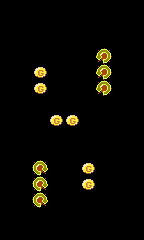

The image is a tile-based game level rendered from a .tmx file. Its description and complete source (layers, tilesets, objects, tile grids) follow:
An orthogonal 9x15 tile map with 16x16 px tiles, 1 tile layer (map).

<map version="1.0" orientation="orthogonal" renderorder="right-down" width="9" height="15" tilewidth="16" tileheight="16" nextobjectid="1">
 <tileset firstgid="1" name="tileset" tilewidth="16" tileheight="16" tilecount="64" columns="8">
  <image source="tileset.png" width="128" height="128" />
 </tileset>
 <layer name="map" width="9" height="15">
  <data encoding="csv">
0,0,0,0,0,0,0,0,0,
0,0,0,0,0,0,0,0,0,
0,0,0,0,0,0,0,0,0,
0,0,0,0,0,0,9,0,0,
0,0,25,0,0,0,9,0,0,
0,0,25,0,0,0,9,0,0,
0,0,0,0,0,0,0,0,0,
0,0,0,25,25,0,0,0,0,
0,0,0,0,0,0,0,0,0,
0,0,0,0,0,0,0,0,0,
0,0,10,0,0,25,0,0,0,
0,0,10,0,0,25,0,0,0,
0,0,10,0,0,0,0,0,0,
0,0,0,0,0,0,0,0,0,
0,0,0,0,0,0,0,0,0
</data>
 </layer>
</map>
